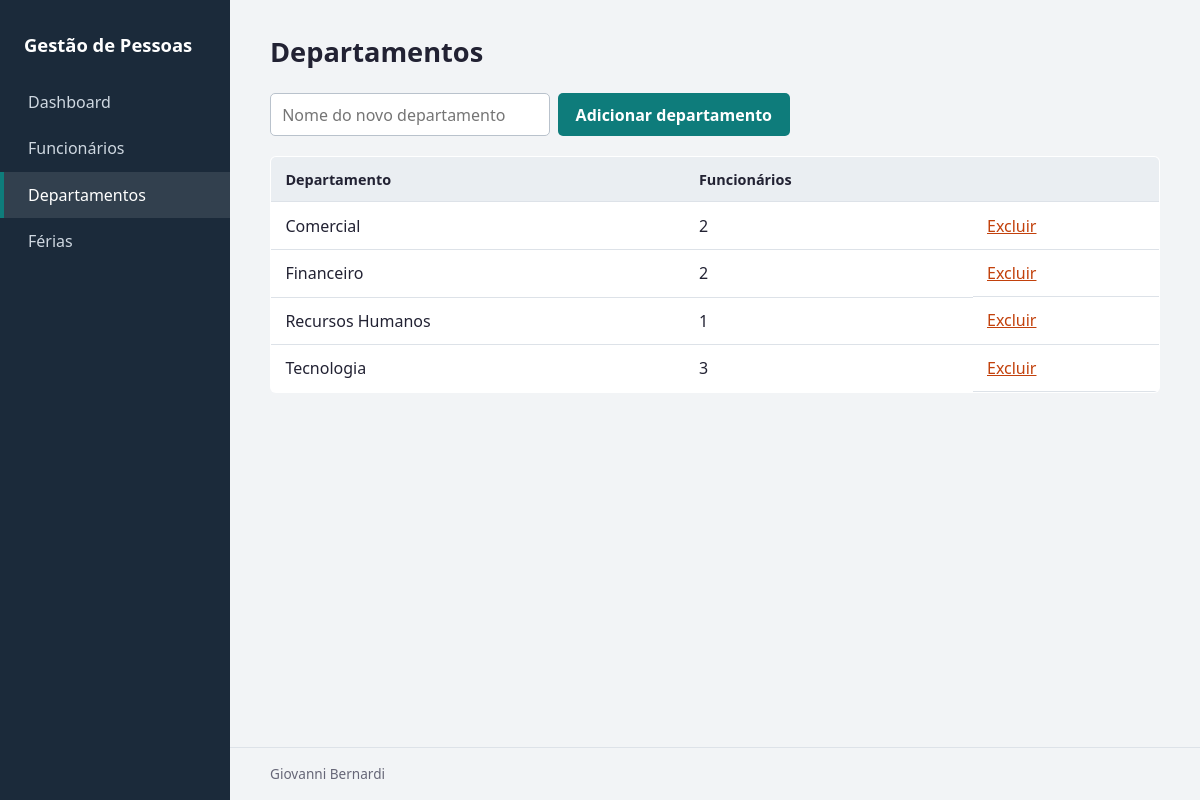
Page /departamentos on the committed database.
### tables this page shows
CREATE TABLE IF NOT EXISTS departamentos (
  id   INT AUTO_INCREMENT PRIMARY KEY,
  nome VARCHAR(80) NOT NULL
);

### paginas/departamentos.php (the view, shortened to what this page needs)
<?php
$lista = $pdo->query(
    'SELECT d.id, d.nome, COUNT(f.id) AS total
     FROM departamentos d LEFT JOIN funcionarios f ON f.departamento_id = d.id
     GROUP BY d.id, d.nome ORDER BY d.nome'
)->fetchAll();
require __DIR__ . '/../templates/header.php';
?>
<h1>Departamentos</h1>
<form method="post" action="<?= url('departamentos/novo') ?>" class="busca">
  <input name="nome" placeholder="Nome do novo departamento" required>
  <button class="botao">Adicionar departamento</button>
</form>
<table>
  <tr><th>Departamento</th><th>Funcionários</th><th></th></tr>
  <?php foreach ($lista as $d): ?>
    <tr>
      <td><?= e($d['nome']) ?></td>
      <td><?= (int)$d['total'] ?></td>
      <td class="acoes">
        <form method="post" action="<?= url('departamentos/excluir/' . $d['id']) ?>" data-confirm="Excluir o departamento <?= e($d['nome']) ?>?">
          <button class="link perigo">Excluir</button>
        </form>
      </td>
    </tr>
  <?php endforeach; ?>
</table>
<?php require __DIR__ . '/../templates/footer.php'; ?>

### assets/css/estilo.css (style rules this page uses)
:root { --tinta:#1b2a3a;--fundo:#f2f4f6;--papel:#fff;--linha:#dde2e8;--destaque:#0e7c7b;--alerta:#c2410c;--ok:#2f7d4f;--texto:#223;--suave:#667 }
* { box-sizing:border-box }
body { margin:0;display:grid;grid-template-columns:230px 1fr;min-height:100vh;background:var(--fundo);color:var(--texto);font:16px/1.5 "Segoe UI",system-ui,sans-serif }
h1 { margin:0 0 1.25rem;font-size:1.7rem }
table { width:100%;border-collapse:collapse;background:var(--papel);border:1px solid var(--linha);border-radius:6px;overflow:hidden }
th,td { text-align:left;padding:.7rem .9rem;border-bottom:1px solid var(--linha);vertical-align:middle }
th { background:#eaeef2;font-size:.9rem }
.busca { display:flex;gap:.5rem;flex-wrap:wrap;margin-bottom:1.25rem }
input,select { padding:.55rem .7rem;border:1px solid #b9c2cc;border-radius:5px;font:inherit;background:#fff }
.busca input { min-width:280px }
.botao { background:var(--destaque);color:#fff;border:0;padding:.6rem 1.1rem;border-radius:5px;font:inherit;font-weight:600;cursor:pointer;text-decoration:none;display:inline-block }
.link { background:none;border:0;color:var(--destaque);font:inherit;cursor:pointer;padding:0;text-decoration:underline }
.link.perigo { color:var(--alerta) }
.acoes { display:flex;gap:.9rem;align-items:center }
.acoes form { margin:0 }
td.acoes { white-space:nowrap }

### rows in the picture
departamentos: nome "Comercial", total "2"
departamentos: nome "Financeiro", total "2"
departamentos: nome "Recursos Humanos", total "1"
departamentos: nome "Tecnologia", total "3"

### other values in the picture
$nome "Dashboard"
$nome "Funcionários"
$nome "Departamentos"
$nome "Férias"
